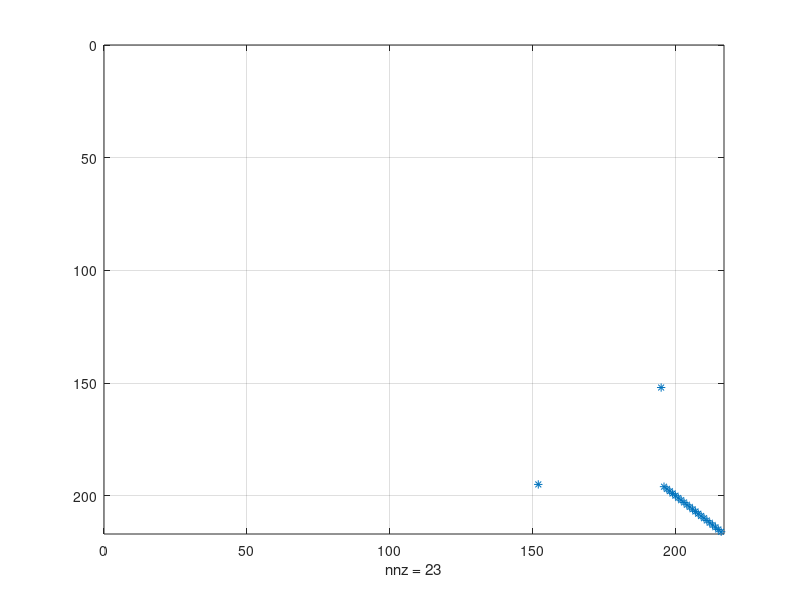

Reproduce this figure in MATLAB.
clear all
close all
clc

scrsz = get(0,'ScreenSize');
figure('Position',[scrsz(3)/6.0 scrsz(4)/3.4 scrsz(3)/1.4 scrsz(4)/2.0]);

%Read KLM data --------------------------------------------------------
%File ID
fid = fopen('KLM.txt');

%Read number of patches
L = fgetl(fid);
input = textscan(L,'%d');
dim = input{1,1};

KLM = zeros(dim);

for i=1:dim
    for j=1:dim
        L = fgetl(fid);
        input = textscan(L,'%f');
        val = input{1,1};
        if(abs(val) > 1.0e-12)
            KLM(i,j) = val;
        end
    end
end

title('KLM')
spy(KLM)
grid on

% %Read Kf data ---------------------------------------------------------
% %File ID
% fid = fopen('Kf.txt');
% 
% %Read number of patches
% L = fgetl(fid);
% input = textscan(L,'%d');
% dim = input{1,1};
% 
% Kf = zeros(dim);
% 
% for i=1:dim
%     for j=1:dim
%         L = fgetl(fid);
%         input = textscan(L,'%f');
%         val = input{1,1};
%         if(abs(val) > 1.0e-12)
%             Kf(i,j) = val;
%         end
%     end
% end
% 
% KT = KLM;
% KT(1:dim,1:dim) = KT(1:dim,1:dim) + Kf(1:dim,1:dim);
% 
% subplot(2,3,4)
% spy(KLM)
% grid on
% %grid minor
% title('KLM')
% 
% subplot(2,3,5)
% spy(Kf)
% grid on
% %grid minor
% title('Kf')
% 
% subplot(2,3,6)
% spy(KT)
% grid on
% %grid minor
% title('KLM + Kf')
% 
% 
% %Read Kdelta data ---------------------------------------------------------
% %File ID
% fid = fopen('kdelta.txt');
% 
% % N = zeros(12,1);
% % N(1,1) = 0.25;
% % N(3,1) = 0.5;
% % N(5,1) = 0.25;
% % N(7,1) = -0.25;
% % N(9,1) = -0.5;
% % N(11,1) = -0.25;
% % 
% % T = zeros(12,1);
% % T(2,1) = 0.25;
% % T(4,1) = 0.5;
% % T(6,1) = 0.25;
% % T(8,1) = -0.25;
% % T(10,1) = -0.5;
% % T(12,1) = -0.25;
% % 
% % NN = T*N' + N*N' + N*T' + T*T'
% 
% %Read number of patches
% KD = zeros(12);
% for k1=1:3
%     L = fgetl(fid);
%     input = textscan(L,'%d');
%     dim = input{1,1};
%     
%     Kdelta = zeros(dim);
%     
%     for i=1:dim
%         for j=1:dim
%             L = fgetl(fid);
%             input = textscan(L,'%f');
%             val = input{1,1};
%             if(abs(val) > 1.0e-12)
%                 Kdelta(i,j) = val;
%             end
%         end
%     end
%     
%     KD = KD + Kdelta;
%     
%     subplot(2,3,k1)
%     spy(Kdelta)
%     grid on
% end


